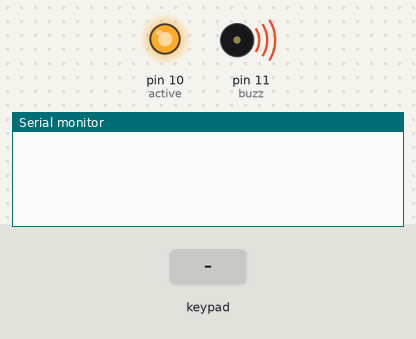
Recording of a sketch running on a simulated Arduino Uno, built with avr-gcc and run on an emulated ATmega328P. Shown: output pins drawn as LEDs (lit = HIGH), buzzer (waves = sounding, pin HIGH), the last lines printed to the serial monitor. Inputs (shaded band) come from the test bench.

Above: at 2.2 s.
2.3 s: key '1' pressed
At 3.1 s:
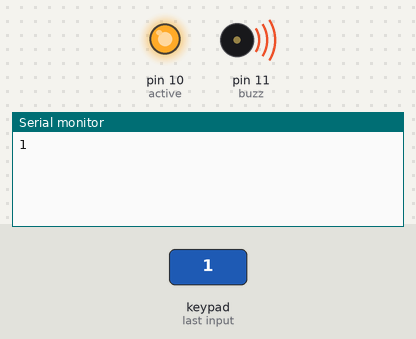
3.8 s: keypad keys 2 3 4 5 # pressed 0.4 s apart
At 5.8 s:
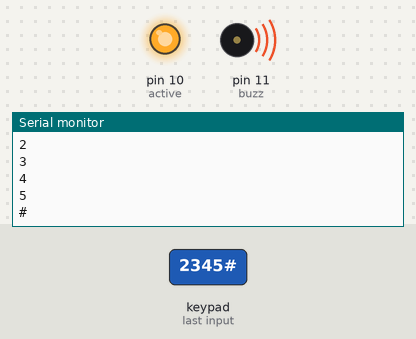
7.3 s: key 'A' pressed
At 8.2 s:
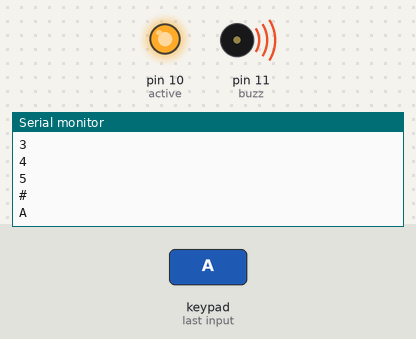
8.8 s: keypad keys 2 3 4 5 * pressed 0.4 s apart
At 11.7 s:
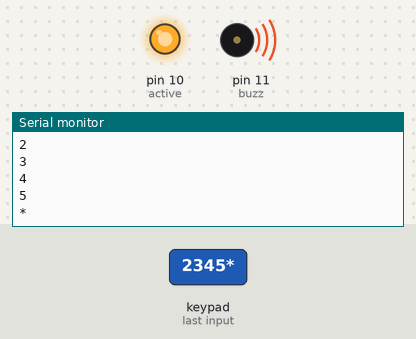
12.3 s: key 'B' pressed
At 13.2 s:
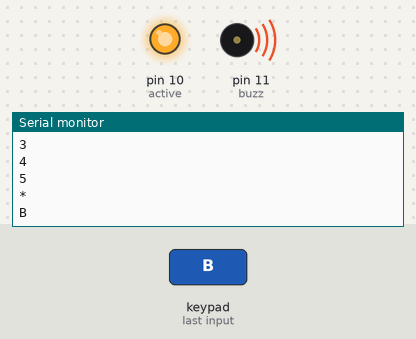
13.8 s: keypad keys 2 3 4 5 D pressed 0.4 s apart
At 16.8 s:
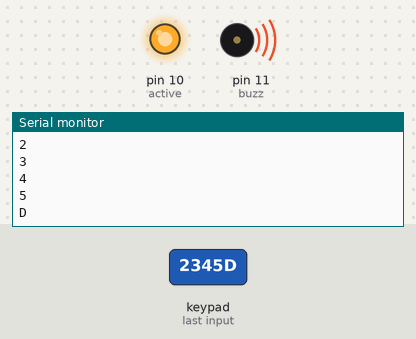
Timing chart, 0 to 18.3 s (numbered marks = the images above; inputs shaded):
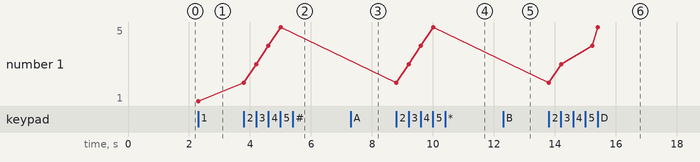

The sketch:

bike_lock_system.ino
```cpp
#include <String.h>
#include <Keypad.h>
int buzz = 11;
int active = 10;
int i = 0;
String s1 = "choose password";
String s = "";
const int R = 4;
const int C = 4;
const char matkey[R][C] = {
  {'1', '2', '3', 'A'},
  {'4', '5', '6', 'B'},
  {'7', '8', '9', 'C'},
  {'*', '0', '#', 'D'}
};
byte rpin[R] = {2, 3, 4, 5};
byte cpin[C] = {6, 7, 8, 9};
Keypad newkey = Keypad(makeKeymap(matkey),rpin,cpin,R,C);
void setup() {
  Serial.begin(9600);
  delay(1000);
  pinMode(buzz, OUTPUT);
  pinMode(active, OUTPUT);
  digitalWrite(buzz, HIGH);
  digitalWrite(active, HIGH);
}
void loop() {
  while (true)
  {
    char mykey = newkey.getKey();
    if (mykey != 0) {
      Serial.println(mykey);
      s = s + mykey;
      i++;
      if (i == (s1.length()))
      {
        i = 0;
        break;
      }
    }
  }
  //Serial.println(s);
  if (s == s1)
  {
    while (true)
    {
       Serial.println("you are great");
      digitalWrite(buzz, LOW);
      digitalWrite(active, LOW);
      s = "";
    }
  }
  s = "";
  delay(1000);
}
```

Measured:
- after the input at 2.3 s, the serial monitor: prints a new line at once (image 1)
- after the input at 3.8 s, the serial monitor: prints a new line at once (image 2)
- after the input at 7.3 s, the serial monitor: prints a new line at once (image 3)
- after the input at 8.8 s, the serial monitor: prints a new line at once (image 4)
- after the input at 12.3 s, the serial monitor: prints a new line at once (image 5)
- after the input at 13.8 s, the serial monitor: prints a new line at once (image 6)
- plotted number 1: 1 → 5 after the input at 3.8 s
